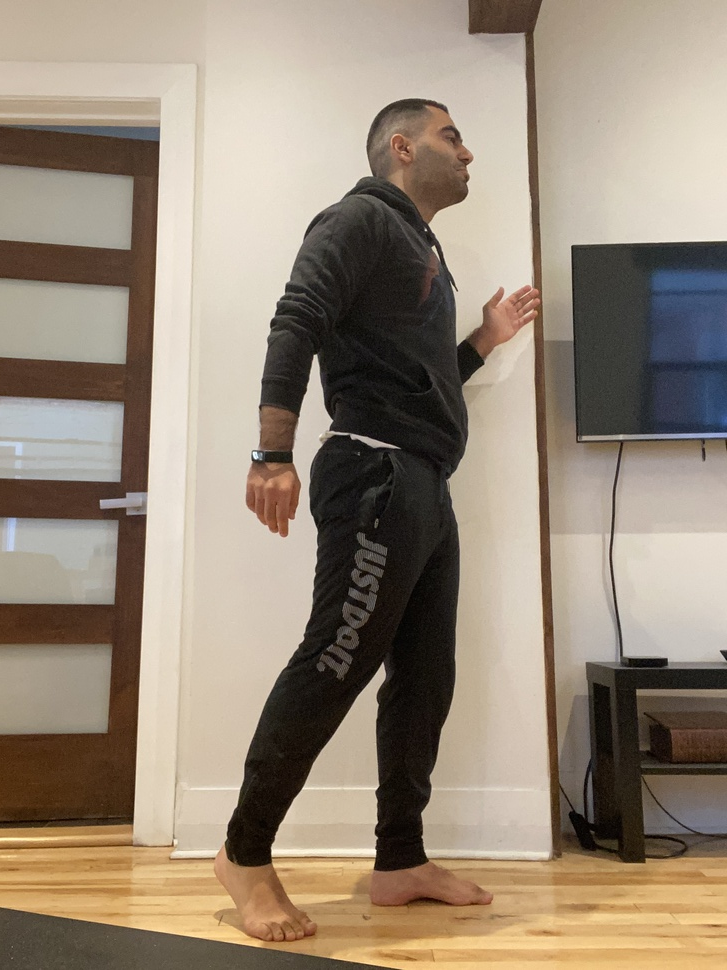
#> input picture src/images/arman_being_weird.jpg, 727 x 970 px, shrunk from 2316 x 3088 before the run
$ python sift_algo.py
#> lines starting #> are read from the running program, lines starting #| are printed output that depends on the picture
import numpy as np
import cv2 as cv
import os

os.chdir('../images')
img = cv.imread('arman_being_weird.jpg')
#> img is the input picture: shape (970, 727, 3); mean B, G, R 120.4, 137.2, 151.5
gray= cv.cvtColor(img,cv.COLOR_BGR2GRAY)
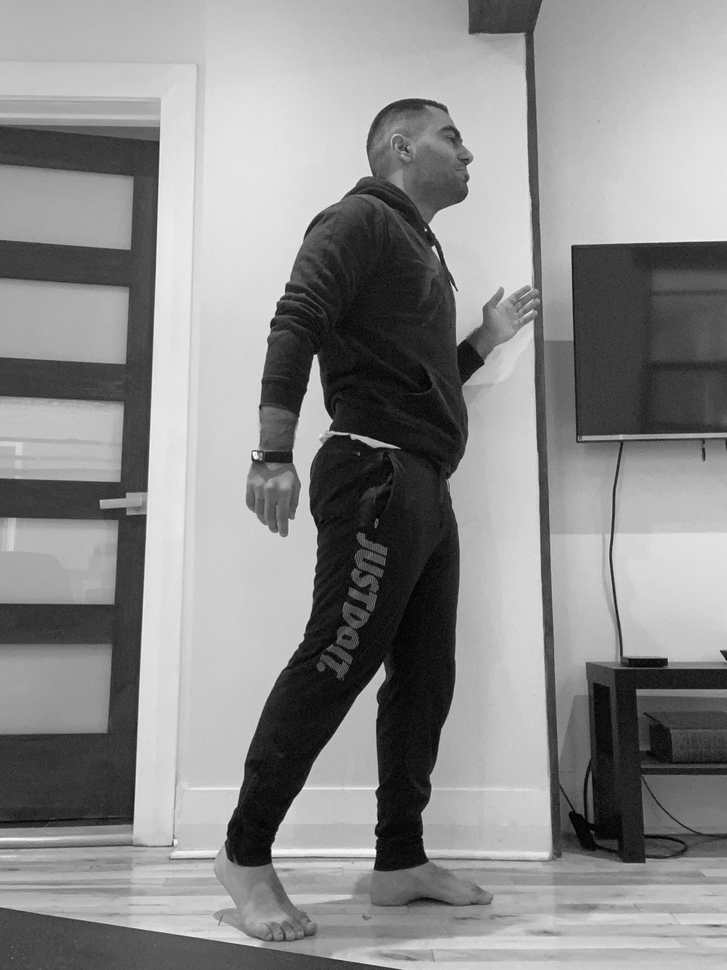
#> gray: shape (970, 727); min 0, max 254, mean 139.6
sift = cv.SIFT_create()
kp = sift.detect(gray,None)
#> kp = 1129 keypoints; strongest (x, y, size): (251, 837, 36.9), (434, 248, 3.1), (367, 319, 125.6), (380, 676, 10)
img=cv.drawKeypoints(gray,kp,img, flags=cv.DRAW_MATCHES_FLAGS_DRAW_RICH_KEYPOINTS)
cv.imwrite('arman_being_weird_in_sift.jpg',img)


img = cv.imread('jamie_being_weird.jpg')
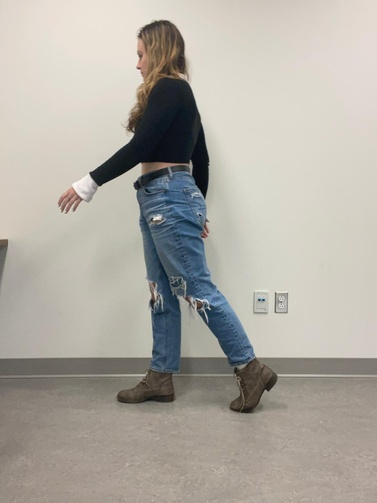
#> input picture src/images/jamie_being_weird.jpg, 377 x 503 px, shrunk from 1200 x 1600 before the run
#> img is the input picture: shape (503, 377, 3); mean B, G, R 162.7, 170.8, 175.1
gray= cv.cvtColor(img,cv.COLOR_BGR2GRAY)
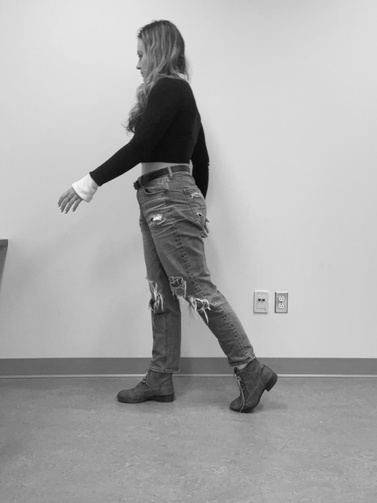
#> gray: shape (503, 377); min 7, max 250, mean 171.2
sift = cv.SIFT_create()
kp = sift.detect(gray,None)
#> kp = 289 keypoints; strongest (x, y, size): (167, 133, 58.8), (102, 175, 14.2), (201, 179, 12.2), (162, 41, 29.9)
img=cv.drawKeypoints(gray,kp,img, flags=cv.DRAW_MATCHES_FLAGS_DRAW_RICH_KEYPOINTS)
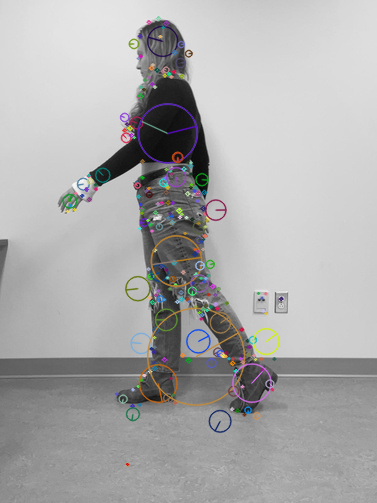
#> img: shape (503, 377, 3); mean B, G, R 171.5, 171.5, 171.8
cv.imwrite('jamie_being_weird_in_sift.jpg',img)

img = cv.imread('mia_being_weird.jpg')
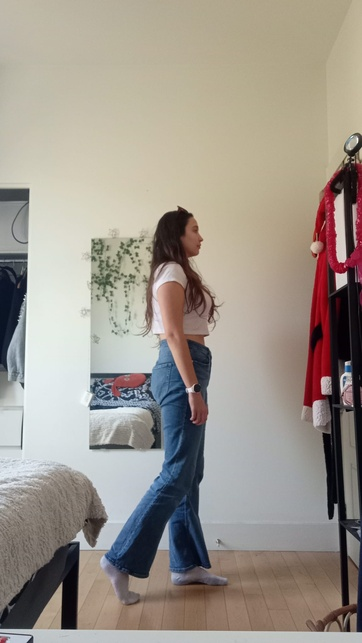
#> input picture src/images/mia_being_weird.jpg, 362 x 643 px, shrunk from 1152 x 2048 before the run
#> img is the input picture: shape (643, 362, 3); mean B, G, R 140.3, 149.7, 157.4
gray= cv.cvtColor(img,cv.COLOR_BGR2GRAY)
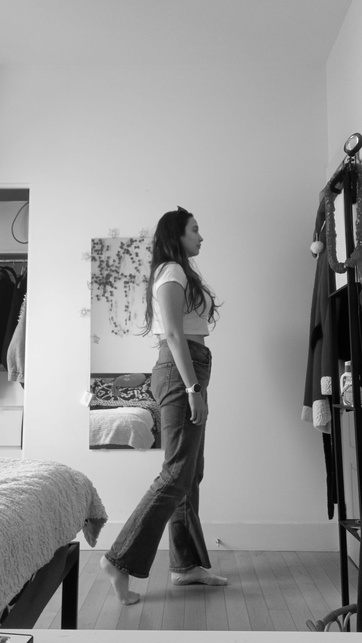
#> gray: shape (643, 362); min 0, max 254, mean 150.9
sift = cv.SIFT_create()
kp = sift.detect(gray,None)
#> kp = 670 keypoints; strongest (x, y, size): (174, 236, 31), (347, 363, 3.1), (69, 620, 13), (22, 384, 2.6)
img=cv.drawKeypoints(gray,kp,img, flags=cv.DRAW_MATCHES_FLAGS_DRAW_RICH_KEYPOINTS)
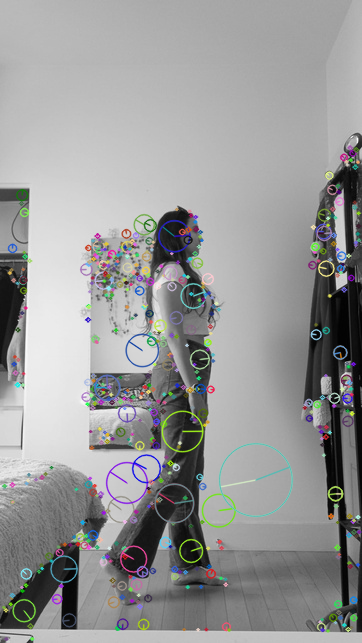
#> img: shape (643, 362, 3); mean B, G, R 151.8, 151.9, 151.5
cv.imwrite('mia_being_weird_in_sift.jpg',img)
